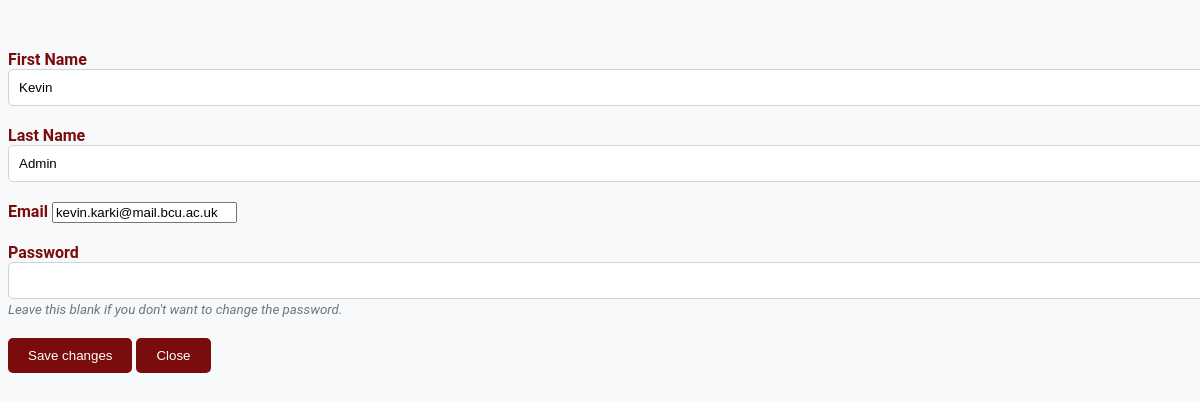
Screenshot of /manage_user.php?id=1 with the database file from the repository.
### tables this page shows
CREATE TABLE `users` (
  `id` int(30) NOT NULL,
  `firstname` varchar(200) NOT NULL,
  `lastname` varchar(200) NOT NULL,
  `email` varchar(200) NOT NULL,
  `password` text NOT NULL,
  `type` tinyint(1) NOT NULL DEFAULT 2 COMMENT '1 = admin, 2 = staff',
  `branch_id` int(30) NOT NULL,
  `date_created` datetime NOT NULL DEFAULT current_timestamp()
);

### manage_user.php (the view, shortened to what this page needs)
<?php
include('db_connect.php');
if (isset($_GET['id'])) {
    $user = $conn->query("SELECT * FROM users WHERE id = " . $_GET['id']);
    foreach ($user->fetch_array() as $key => $value) {
        $meta[$key] = $value;
    }
}
?>
<!DOCTYPE html>
<html lang="en">
<head>
    <link rel="stylesheet" href="styles/manage_users.css">
</head>
<body>
<div class="container-fluid">
    <form action="" id="manage-user">
        <div class="form-group">
            <label for="firstname">First Name</label>
            <input type="text" name="firstname" id="firstname" class="form-control" value="<?php echo isset($meta['firstname']) ? $meta['firstname'] : ''; ?>" required>
        </div>
        <div class="form-group">
            <label for="lastname">Last Name</label>
            <input type="text" name="lastname" id="lastname" class="form-control" value="<?php echo isset($meta['lastname']) ? $meta['lastname'] : ''; ?>" required>
        </div>
        <div class="form-group">
            <label for="email">Email</label>
            <input type="email" name="email" id="email" class="form-control" value="<?php echo isset($meta['email']) ? $meta['email'] : ''; ?>" required autocomplete="off">
        </div>
        <div class="form-group">
            <label for="password">Password</label>
            <input type="password" name="password" id="password" class="form-control" value="">
            <small><i>Leave this blank if you don't want to change the password.</i></small>
        </div>
        <div class="row">
            <button type="submit" class="btn btn-primary">Save changes</button>
            <button type="button" id="cancel-button" class="btn btn-secondary" onclick="window.location.href = 'index.php'">Close</button>
        </div>
    </form>
</div>
</body>
</html>

### styles/manage_users.css (style rules this page uses)
body { background-color: #f8f9fa; font-family: 'Roboto', sans-serif; }
.container-fluid { margin-top: 50px; }
.form-group { margin-bottom: 20px; }
label { font-weight: bold; color: #7B0C0C; }
input[type="text"], input[type="password"] { width: 100%; padding: 10px; border: 1px solid #ced4da; border-radius: 5px; transition: border-color 0.15s ease-in-out, box-shadow 0.15s ease-in-out; }
small { color: #6c757d; }
button[type="submit"], button[type="button"] { padding: 10px 20px; border: none; border-radius: 5px; background-color: #7B0C0C; color: #fff; cursor: pointer; transition: background-color 0.3s ease; }

### rows the page displays
users: firstname "Kevin", lastname "Admin", email "kevin.karki@mail.bcu.ac.uk"
